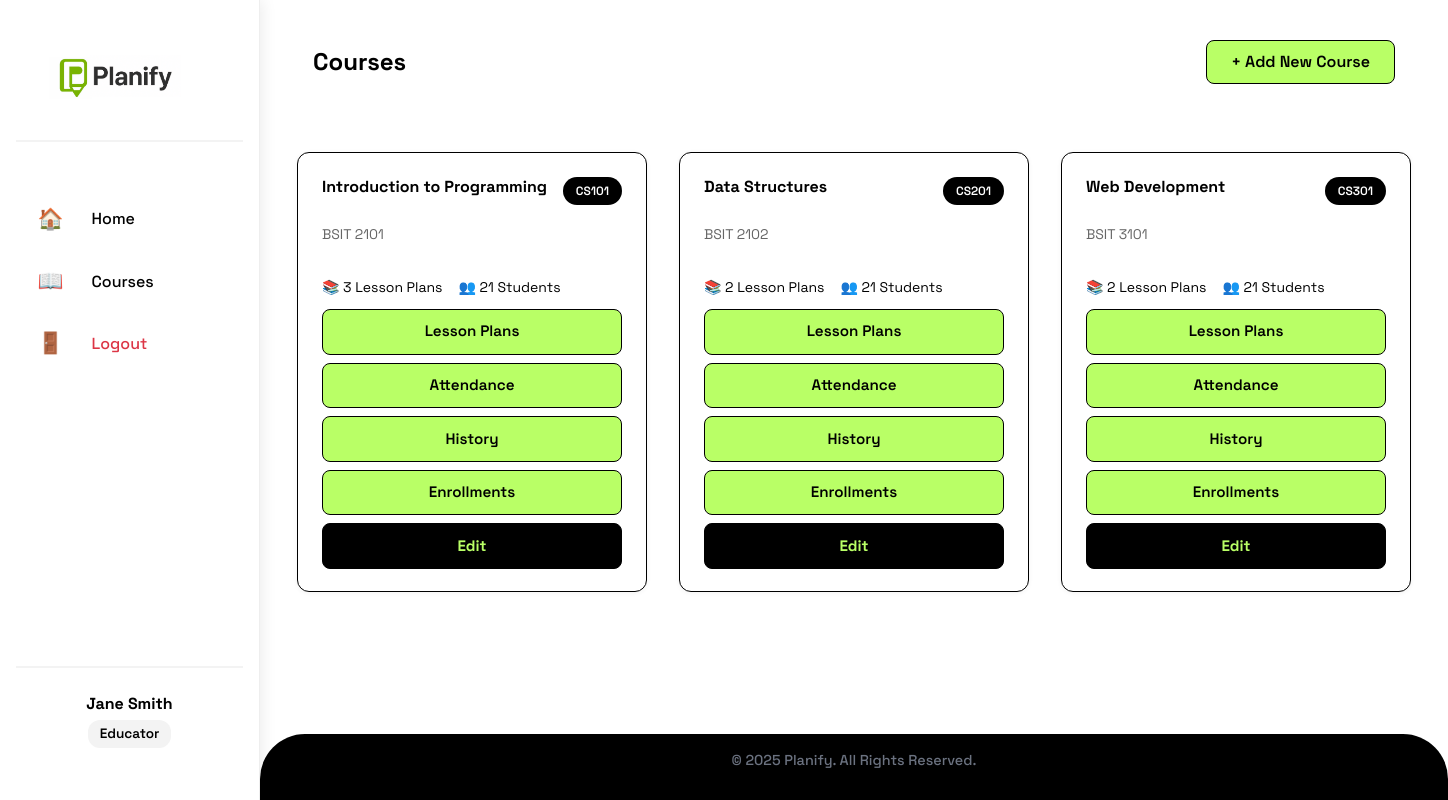
/educator/courses (signed in), run on the app's committed database.
### models.py (models this page shows, shortened)
class User(db.Model, UserMixin):
    id = db.Column(db.Integer, primary_key=True)
    first_name = db.Column(db.String(20), nullable=False)
    last_name = db.Column(db.String(20), nullable=False)
    username = db.Column(db.String(20), unique=True, nullable=False)
    email = db.Column(db.String(120), unique=True, nullable=False)
    contact_number = db.Column(db.String(11), nullable=False)
    password = db.Column(db.String(255), nullable=False)
    role = db.Column(db.String(10), nullable=False)
    courses = db.relationship('Course', backref='educator', lazy=True, cascade='all, delete-orphan')
    lesson_plans = db.relationship('LessonPlan', backref='creator', lazy=True, cascade='all, delete-orphan')
    enrollments = db.relationship('Enrollment', backref='student', lazy=True, cascade='all, delete-orphan')

class Course(db.Model):
    id = db.Column(db.Integer, primary_key=True)
    course_name = db.Column(db.String(100), nullable=False)
    course_code = db.Column(db.String(20), nullable=False)
    block_section = db.Column(db.String(20), nullable=False)
    description = db.Column(db.Text, nullable=True)
    educator_id = db.Column(db.Integer, db.ForeignKey('user.id'), nullable=False)
    created_at = db.Column(db.DateTime, default=datetime.utcnow)
    enrollment_code = db.Column(db.String(10), unique=True, nullable=False)
    lesson_plans = db.relationship('LessonPlan', backref='course', lazy=True, cascade='all, delete-orphan')
    enrollments = db.relationship('Enrollment', backref='course', lazy=True, cascade='all, delete-orphan')
    attendance_records = db.relationship('AttendanceRecord', backref='course', lazy=True, cascade='all, delete-orphan')

### routes.py (the view)
@app.route('/educator/courses')
@login_required
def educator_courses():
    if current_user.role != 'educator':
        flash("Access denied.", "error")
        return redirect(url_for('home'))
    courses = Course.query.filter_by(educator_id=current_user.id).all()
    return render_template('educator_courses.html', courses=courses)

### app.py (called while the page is built)
@login_manager.user_loader
def load_user(user_id):
    return User.query.get(int(user_id))

### templates/educator_courses.html
{% extends "educator_base.html" %}
{% block content %}
<div class="courses-container">
    <div class="courses-section">
        <div class="section-header">
            <h1>Courses</h1>
            <a href="{{ url_for('add_course') }}" class="add-course-btn">+ Add New Course</a>
        </div>
        <div class="courses-grid">
            {% if courses %}
                {% for course in courses %}
                <div class="course-card">
                    <div class="course-header">
                        <h4>{{ course.course_name }}</h4>
                        <span class="course-code">{{ course.course_code }}</span>
                    </div>
                    <p class="course-description">{{ course.block_section }}</p>
                    <div class="course-stats">
                        <span>📚 {{ course.lesson_plans|length }} Lesson Plans</span>
                        <span>👥 {{ course.enrollments|length }} Students</span>
                    </div>
                    <div class="course-actions">
                        <a href="{{ url_for('course_lesson_plans', course_id=course.id) }}" class="action-btn plans-btn">
                            Lesson Plans
                        </a>
                        <a href="{{ url_for('course_attendance', course_id=course.id) }}" class="action-btn attendance-btn">
                            Attendance
                        </a>
                        <a href="{{ url_for('attendance_history', course_id=course.id) }}" class="action-btn history-btn">
                            History
                        </a>
                        <a href="{{ url_for('manage_enrollments', course_id=course.id) }}" class="action-btn enroll-btn">
                            Enrollments
                        </a>
                        <a href="{{ url_for('edit_course', course_id=course.id) }}" class="action-btn edit-btn">
                            Edit
                        </a>
                    </div>
                </div>
                {% endfor %}
            {% else %}
                <div class="empty-state">
                    <p>You haven't created any courses yet.</p>
                    <a href="{{ url_for('add_course') }}" class="add-course-btn-large">Create Your First Course</a>
                </div>
            {% endif %}
        </div>
    </div>
</div>
{% endblock %}

### templates/educator_base.html (shortened to what this page needs)
<!doctype html>
<html lang="en">
<head>
    <link rel="stylesheet" href="{{ url_for('static', filename='style.css') }}">
</head>
<body class="educator-layout">
    <aside class="sidebar">
        <div class="sidebar-header">
            <a href="{{ url_for('educator_home') }}" class="logo">
            <img src="{{ url_for('static', filename='pictures/logo.png') }}" alt="Planify Logo">
        </a>
        </div>
        <nav class="sidebar-nav">
            <a href="{{ url_for('educator_home') }}" class="nav-item">
                <span class="icon">🏠</span>
                <span>Home</span>
            </a>
            <a href="{{ url_for('educator_courses') }}" class="nav-item">
                <span class="icon">📖</span>
                <span>Courses</span>
            </a>
            <a href="{{ url_for('logout') }}" class="nav-item logout-item">
                <span class="icon">🚪</span>
                <span>Logout</span>
            </a>
        </nav>
        <div class="sidebar-footer">
            <div class="user-info">
                <p class="user-name">{{ current_user.first_name }} {{ current_user.last_name }}</p>
                <p class="user-role">Educator</p>
            </div>
        </div>
    </aside>
    <div class="main-content">
        <main class="content">
            {% block content %}
            {% endblock %}
        </main>
        <footer class="footer">
            <p>© 2025 Planify. All Rights Reserved.</p>
        </footer>
    </div>
</body>
</html>

### data on the page
User: first_name "Jane", last_name "Smith"
Course: course_name "Introduction to Programming", course_code "CS101", block_section "BSIT 2101", lesson_plans|length "3", enrollments|length "21"
Course: course_name "Data Structures", course_code "CS201", block_section "BSIT 2102", lesson_plans|length "2", enrollments|length "21"
Course: course_name "Web Development", course_code "CS301", block_section "BSIT 3101", lesson_plans|length "2", enrollments|length "21"
